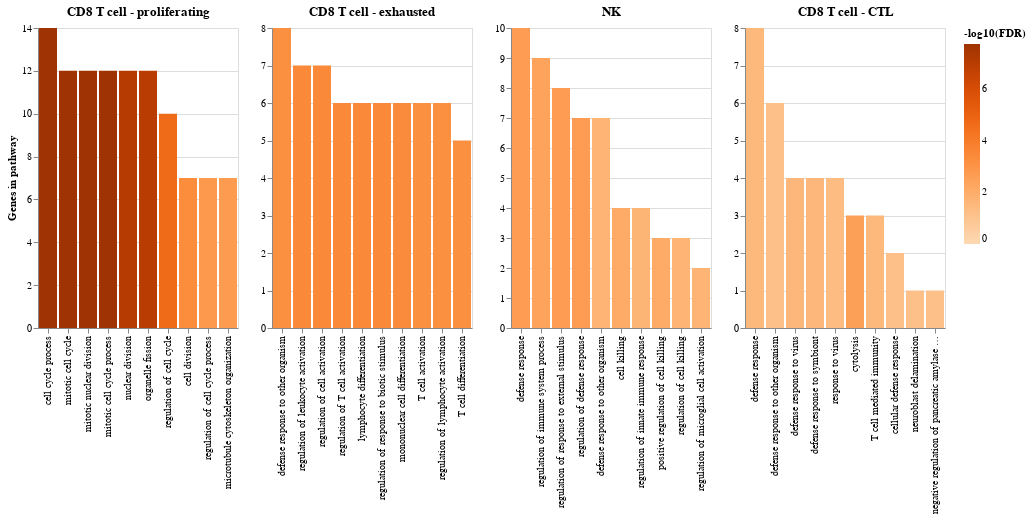

Notebook code cell kept with this figure:
### Code cell
order = ['CD8 T cell - proliferating', 'CD8 T cell - exhausted', 'NK', 'CD8 T cell - CTL']
top_level = None
for i, k in enumerate(order):
    chart = alt.Chart(pathways[k].iloc[:10], title=k)
    chart = chart.mark_bar().encode(
        x=alt.X(f'Name:N', axis=alt.Axis(title=None), sort='-y'),
        y=alt.Y(f'Genes in pathway:Q', scale=alt.Scale(zero=False), axis=alt.Axis(grid=True),
               title='Genes in pathway' if i==0 else ''),
        color=alt.Color(f'-log10(FDR):Q', scale=alt.Scale(zero=True, scheme='oranges')),
    )
    
    if top_level is None:
        top_level = chart
    else:
        top_level = alt.hconcat(top_level, chart)
top_level.resolve_scale(
    y='shared'
)

### Figure 1 — Vega-Lite specification as saved in the notebook (floating-point values rounded to 4 significant figures)
{"config": {"view": {"continuousWidth": 400, "continuousHeight": 300}}, "hconcat": [{"hconcat": [{"hconcat": [{"data": {"name": "data-7dbade57ef0751cf56d430bdb9d47d35"}, "mark": "bar", "encoding": {"color": {"type": "quantitative", "field": "-log10(FDR)", "scale": {"scheme": "oranges", "zero": true}}, "x": {"type": "nominal", "axis": {"title": null}, "field": "Name", "sort": "-y"}, "y": {"type": "quantitative", "axis": {"grid": true}, "field": "Genes in pathway", "scale": {"zero": false}, "title": "Genes in pathway"}}, "title": "CD8 T cell - proliferating"}, {"data": {"name": "data-c6a28a6f39f730934e116048716bc97a"}, "mark": "bar", "encoding": {"color": {"type": "quantitative", "field": "-log10(FDR)", "scale": {"scheme": "oranges", "zero": true}}, "x": {"type": "nominal", "axis": {"title": null}, "field": "Name", "sort": "-y"}, "y": {"type": "quantitative", "axis": {"grid": true}, "field": "Genes in pathway", "scale": {"zero": false}, "title": ""}}, "title": "CD8 T cell - exhausted"}]}, {"data": {"name": "data-e662c2cdfff994ffad8eaa8e63b63d87"}, "mark": "bar", "encoding": {"color": {"type": "quantitative", "field": "-log10(FDR)", "scale": {"scheme": "oranges", "zero": true}}, "x": {"type": "nominal", "axis": {"title": null}, "field": "Name", "sort": "-y"}, "y": {"type": "quantitative", "axis": {"grid": true}, "field": "Genes in pathway", "scale": {"zero": false}, "title": ""}}, "title": "NK"}]}, {"data": {"name": "data-7a7ccfae7c9a5f82896dc5e6252af39b"}, "mark": "bar", "encoding": {"color": {"type": "quantitative", "field": "-log10(FDR)", "scale": {"scheme": "oranges", "zero": true}}, "x": {"type": "nominal", "axis": {"title": null}, "field": "Name", "sort": "-y"}, "y": {"type": "quantitative", "axis": {"grid": true}, "field": "Genes in pathway", "scale": {"zero": false}, "title": ""}}, "title": "CD8 T cell - CTL"}], "resolve": {"scale": {"y": "shared"}}, "$schema": "https://vega.github.io/schema/vega-lite/v4.8.1.json", "datasets": {"data-7dbade57ef0751cf56d430bdb9d47d35": [{"Category": "GO: Biological Process", "ID": "GO:0022402", "Name": "cell cycle process", "Source": " ", "p-value": 1.593e-11, "q-value Bonferroni": 1.959e-08, "q-value FDR B&H": 1.787e-08, "q-value FDR B&Y": 1.375e-07, "Hit Count in Query List": 14, "Hit Count in Genome": 1671, "Hit in Query List": "MKI67,RRM2,TYMS,NUSAP1,CDC123,TUBA1B,PCLAF,HMGB1,RANBP1,MCM7,PSMA2,MAD2L1,STMN1,TUBB", "-log10(FDR)": 7.748, "Genes in pathway": 14}, {"Category": "GO: Biological Process", "ID": "GO:0000278", "Name": "mitotic cell cycle", "Source": " ", "p-value": 5.812e-11, "q-value Bonferroni": 7.148e-08, "q-value FDR B&H": 1.787e-08, "q-value FDR B&Y": 1.375e-07, "Hit Count in Query List": 12, "Hit Count in Genome": 1108, "Hit in Query List": "MKI67,RRM2,TYMS,NUSAP1,TUBA1B,HMGB1,RANBP1,MCM7,PSMA2,MAD2L1,STMN1,TUBB", "-log10(FDR)": 7.748, "Genes in pathway": 12}, {"Category": "GO: Biological Process", "ID": "GO:0140014", "Name": "mitotic nuclear division", "Source": " ", "p-value": 5.812e-11, "q-value Bonferroni": 7.148e-08, "q-value FDR B&H": 1.787e-08, "q-value FDR B&Y": 1.375e-07, "Hit Count in Query List": 12, "Hit Count in Genome": 1108, "Hit in Query List": "MKI67,RRM2,TYMS,NUSAP1,TUBA1B,HMGB1,RANBP1,MCM7,PSMA2,MAD2L1,STMN1,TUBB", "-log10(FDR)": 7.748, "Genes in pathway": 12}, {"Category": "GO: Biological Process", "ID": "GO:1903047", "Name": "mitotic cell cycle process", "Source": " ", "p-value": 5.812e-11, "q-value Bonferroni": 7.148e-08, "q-value FDR B&H": 1.787e-08, "q-value FDR B&Y": 1.375e-07, "Hit Count in Query List": 12, "Hit Count in Genome": 1108, "Hit in Query List": "MKI67,RRM2,TYMS,NUSAP1,TUBA1B,HMGB1,RANBP1,MCM7,PSMA2,MAD2L1,STMN1,TUBB", "-log10(FDR)": 7.748, "Genes in pathway": 12}, {"Category": "GO: Biological Process", "ID": "GO:0000280", "Name": "nuclear division", "Source": " ", "p-value": 3.183e-10, "q-value Bonferroni": 3.915e-07, "q-value FDR B&H": 7.829e-08, "q-value FDR B&Y": 6.023e-07, "Hit Count in Query List": 12, "Hit Count in Genome": 1283, "Hit in Query List": "MKI67,RRM2,TYMS,NUSAP1,TUBA1B,HMGB1,RANBP1,MCM7,PSMA2,MAD2L1,STMN1,TUBB", "-log10(FDR)": 7.106, "Genes in pathway": 12}, {"Category": "GO: Biological Process", "ID": "GO:0048285", "Name": "organelle fission", "Source": " ", "p-value": 5.078e-10, "q-value Bonferroni": 6.246e-07, "q-value FDR B&H": 1.041e-07, "q-value FDR B&Y": 8.008e-07, "Hit Count in Query List": 12, "Hit Count in Genome": 1336, "Hit in Query List": "MKI67,RRM2,TYMS,NUSAP1,TUBA1B,HMGB1,RANBP1,MCM7,PSMA2,MAD2L1,STMN1,TUBB", "-log10(FDR)": 6.983, "Genes in pathway": 12}, {"Category": "GO: Biological Process", "ID": "GO:0051726", "Name": "regulation of cell cycle", "Source": " ", "p-value": 1.291e-07, "q-value Bonferroni": 0.0001588, "q-value FDR B&H": 2.269e-05, "q-value FDR B&Y": 0.0001745, "Hit Count in Query List": 10, "Hit Count in Genome": 1311, "Hit in Query List": "MKI67,RRM2,NUSAP1,CDC123,PCLAF,HMGB1,RANBP1,PSMA2,MAD2L1,TUBB", "-log10(FDR)": 4.644, "Genes in pathway": 10}, {"Category": "GO: Biological Process", "ID": "GO:0051301", "Name": "cell division", "Source": " ", "p-value": 3.147e-06, "q-value Bonferroni": 0.003871, "q-value FDR B&H": 0.0004839, "q-value FDR B&Y": 0.003722, "Hit Count in Query List": 7, "Hit Count in Genome": 704, "Hit in Query List": "NUSAP1,CDC123,TUBA1B,HMGB2,MAD2L1,STMN1,TUBB", "-log10(FDR)": 3.315, "Genes in pathway": 7}, {"Category": "GO: Biological Process", "ID": "GO:0010564", "Name": "regulation of cell cycle process", "Source": " ", "p-value": 1.104e-05, "q-value Bonferroni": 0.01358, "q-value FDR B&H": 0.001509, "q-value FDR B&Y": 0.01161, "Hit Count in Query List": 7, "Hit Count in Genome": 852, "Hit in Query List": "MKI67,RRM2,NUSAP1,RANBP1,PSMA2,MAD2L1,TUBB", "-log10(FDR)": 2.821, "Genes in pathway": 7}, {"Category": "GO: Biological Process", "ID": "GO:0000226", "Name": "microtubule cytoskeleton organization", "Source": " ", "p-value": 1.613e-05, "q-value Bonferroni": 0.01984, "q-value FDR B&H": 0.001984, "q-value FDR B&Y": 0.01526, "Hit Count in Query List": 7, "Hit Count in Genome": 903, "Hit in Query List": "NUSAP1,TUBA1B,PCLAF,RANBP1,MAD2L1,STMN1,TUBB", "-log10(FDR)": 2.702, "Genes in pathway": 7}], "data-c6a28a6f39f730934e116048716bc97a": [{"Category": "GO: Biological Process", "ID": "GO:0050863", "Name": "regulation of T cell activation", "Source": " ", "p-value": 3.953e-07, "q-value Bonferroni": 0.0005527, "q-value FDR B&H": 0.0003529, "q-value FDR B&Y": 0.00276, "Hit Count in Query List": 6, "Hit Count in Genome": 373, "Hit in Query List": "IFNG,RASGRP1,PTPN22,VCAM1,LAG3,PRDM1", "-log10(FDR)": 3.452, "Genes in pathway": 6}, {"Category": "GO: Biological Process", "ID": "GO:0002694", "Name": "regulation of leukocyte activation", "Source": " ", "p-value": 6.852e-07, "q-value Bonferroni": 0.0009579, "q-value FDR B&H": 0.0003529, "q-value FDR B&Y": 0.00276, "Hit Count in Query List": 7, "Hit Count in Genome": 680, "Hit in Query List": "IFNG,SYT11,RASGRP1,PTPN22,VCAM1,LAG3,PRDM1", "-log10(FDR)": 3.452, "Genes in pathway": 7}, {"Category": "GO: Biological Process", "ID": "GO:0030098", "Name": "lymphocyte differentiation", "Source": " ", "p-value": 9.082e-07, "q-value Bonferroni": 0.00127, "q-value FDR B&H": 0.0003529, "q-value FDR B&Y": 0.00276, "Hit Count in Query List": 6, "Hit Count in Genome": 430, "Hit in Query List": "IFNG,RASGRP1,PTPN22,VCAM1,LAG3,PRDM1", "-log10(FDR)": 3.452, "Genes in pathway": 6}, {"Category": "GO: Biological Process", "ID": "GO:0050865", "Name": "regulation of cell activation", "Source": " ", "p-value": 1.114e-06, "q-value Bonferroni": 0.001557, "q-value FDR B&H": 0.0003529, "q-value FDR B&Y": 0.00276, "Hit Count in Query List": 7, "Hit Count in Genome": 731, "Hit in Query List": "IFNG,SYT11,RASGRP1,PTPN22,VCAM1,LAG3,PRDM1", "-log10(FDR)": 3.452, "Genes in pathway": 7}, {"Category": "GO: Biological Process", "ID": "GO:0002831", "Name": "regulation of response to biotic stimulus", "Source": " ", "p-value": 1.262e-06, "q-value Bonferroni": 0.001765, "q-value FDR B&H": 0.0003529, "q-value FDR B&Y": 0.00276, "Hit Count in Query List": 6, "Hit Count in Genome": 455, "Hit in Query List": "IFNG,SYT11,RASGRP1,PTPN22,LAG3,PRDM1", "-log10(FDR)": 3.452, "Genes in pathway": 6}, {"Category": "GO: Biological Process", "ID": "GO:1903131", "Name": "mononuclear cell differentiation", "Source": " ", "p-value": 1.851e-06, "q-value Bonferroni": 0.002588, "q-value FDR B&H": 0.0004313, "q-value FDR B&Y": 0.003373, "Hit Count in Query List": 6, "Hit Count in Genome": 486, "Hit in Query List": "IFNG,RASGRP1,PTPN22,VCAM1,LAG3,PRDM1", "-log10(FDR)": 3.365, "Genes in pathway": 6}, {"Category": "GO: Biological Process", "ID": "GO:0098542", "Name": "defense response to other organism", "Source": " ", "p-value": 3.782e-06, "q-value Bonferroni": 0.005288, "q-value FDR B&H": 0.0006567, "q-value FDR B&Y": 0.005136, "Hit Count in Query List": 8, "Hit Count in Genome": 1285, "Hit in Query List": "IFNG,SYT11,RASGRP1,PTPN22,PADI4,VCAM1,LAG3,PRDM1", "-log10(FDR)": 3.183, "Genes in pathway": 8}, {"Category": "GO: Biological Process", "ID": "GO:0030217", "Name": "T cell differentiation", "Source": " ", "p-value": 3.847e-06, "q-value Bonferroni": 0.005378, "q-value FDR B&H": 0.0006567, "q-value FDR B&Y": 0.005136, "Hit Count in Query List": 5, "Hit Count in Genome": 302, "Hit in Query List": "IFNG,RASGRP1,PTPN22,LAG3,PRDM1", "-log10(FDR)": 3.183, "Genes in pathway": 5}, {"Category": "GO: Biological Process", "ID": "GO:0042110", "Name": "T cell activation", "Source": " ", "p-value": 4.466e-06, "q-value Bonferroni": 0.006243, "q-value FDR B&H": 0.0006567, "q-value FDR B&Y": 0.005136, "Hit Count in Query List": 6, "Hit Count in Genome": 566, "Hit in Query List": "IFNG,RASGRP1,PTPN22,VCAM1,LAG3,PRDM1", "-log10(FDR)": 3.183, "Genes in pathway": 6}, {"Category": "GO: Biological Process", "ID": "GO:0051249", "Name": "regulation of lymphocyte activation", "Source": " ", "p-value": 4.698e-06, "q-value Bonferroni": 0.006567, "q-value FDR B&H": 0.0006567, "q-value FDR B&Y": 0.005136, "Hit Count in Query List": 6, "Hit Count in Genome": 571, "Hit in Query List": "IFNG,RASGRP1,PTPN22,VCAM1,LAG3,PRDM1", "-log10(FDR)": 3.183, "Genes in pathway": 6}], "data-e662c2cdfff994ffad8eaa8e63b63d87": [{"Category": "GO: Biological Process", "ID": "GO:0006952", "Name": "defense response", "Source": " ", "p-value": 4.741e-06, "q-value Bonferroni": 0.004239, "q-value FDR B&H": 0.002133, "q-value FDR B&Y": 0.01573, "Hit Count in Query List": 10, "Hit Count in Genome": 1935, "Hit in Query List": "AKNA,SUMO1,PRF1,KLRD1,SPON2,GNLY,CST7,ATM,NCR3,TXK", "-log10(FDR)": 2.671, "Genes in pathway": 10}, {"Category": "GO: Biological Process", "ID": "GO:0031347", "Name": "regulation of defense response", "Source": " ", "p-value": 5.639e-06, "q-value Bonferroni": 0.005041, "q-value FDR B&H": 0.002133, "q-value FDR B&Y": 0.01573, "Hit Count in Query List": 7, "Hit Count in Genome": 769, "Hit in Query List": "AKNA,SUMO1,KLRD1,CST7,ATM,NCR3,TXK", "-log10(FDR)": 2.671, "Genes in pathway": 7}, {"Category": "GO: Biological Process", "ID": "GO:0032101", "Name": "regulation of response to external stimulus", "Source": " ", "p-value": 7.157e-06, "q-value Bonferroni": 0.006399, "q-value FDR B&H": 0.002133, "q-value FDR B&Y": 0.01573, "Hit Count in Query List": 8, "Hit Count in Genome": 1147, "Hit in Query List": "AKNA,HOPX,SUMO1,KLRD1,CST7,ATM,NCR3,TXK", "-log10(FDR)": 2.671, "Genes in pathway": 8}, {"Category": "GO: Biological Process", "ID": "GO:0002682", "Name": "regulation of immune system process", "Source": " ", "p-value": 1.835e-05, "q-value Bonferroni": 0.01641, "q-value FDR B&H": 0.004102, "q-value FDR B&Y": 0.03024, "Hit Count in Query List": 9, "Hit Count in Genome": 1747, "Hit in Query List": "SUMO1,KLRD1,SPON2,CST7,KLRF1,CD247,ATM,NCR3,TXK", "-log10(FDR)": 2.387, "Genes in pathway": 9}, {"Category": "GO: Biological Process", "ID": "GO:0031343", "Name": "positive regulation of cell killing", "Source": " ", "p-value": 4.73e-05, "q-value Bonferroni": 0.04229, "q-value FDR B&H": 0.008297, "q-value FDR B&Y": 0.06118, "Hit Count in Query List": 3, "Hit Count in Genome": 72, "Hit in Query List": "PRF1,KLRD1,NCR3", "-log10(FDR)": 2.081, "Genes in pathway": 3}, {"Category": "GO: Biological Process", "ID": "GO:0001906", "Name": "cell killing", "Source": " ", "p-value": 5.568e-05, "q-value Bonferroni": 0.04978, "q-value FDR B&H": 0.008297, "q-value FDR B&Y": 0.06118, "Hit Count in Query List": 4, "Hit Count in Genome": 218, "Hit in Query List": "PRF1,KLRD1,GNLY,NCR3", "-log10(FDR)": 2.081, "Genes in pathway": 4}, {"Category": "GO: Biological Process", "ID": "GO:0098542", "Name": "defense response to other organism", "Source": " ", "p-value": 0.0001535, "q-value Bonferroni": 0.1372, "q-value FDR B&H": 0.01918, "q-value FDR B&Y": 0.1415, "Hit Count in Query List": 7, "Hit Count in Genome": 1285, "Hit in Query List": "SUMO1,PRF1,KLRD1,SPON2,GNLY,NCR3,TXK", "-log10(FDR)": 1.717, "Genes in pathway": 7}, {"Category": "GO: Biological Process", "ID": "GO:0031341", "Name": "regulation of cell killing", "Source": " ", "p-value": 0.0001809, "q-value Bonferroni": 0.1618, "q-value FDR B&H": 0.01918, "q-value FDR B&Y": 0.1415, "Hit Count in Query List": 3, "Hit Count in Genome": 113, "Hit in Query List": "PRF1,KLRD1,NCR3", "-log10(FDR)": 1.717, "Genes in pathway": 3}, {"Category": "GO: Biological Process", "ID": "GO:1903978", "Name": "regulation of microglial cell activation", "Source": " ", "p-value": 0.0001931, "q-value Bonferroni": 0.1727, "q-value FDR B&H": 0.01918, "q-value FDR B&Y": 0.1415, "Hit Count in Query List": 2, "Hit Count in Genome": 21, "Hit in Query List": "CST7,ATM", "-log10(FDR)": 1.717, "Genes in pathway": 2}, {"Category": "GO: Biological Process", "ID": "GO:0045088", "Name": "regulation of innate immune response", "Source": " ", "p-value": 0.0002749, "q-value Bonferroni": 0.2457, "q-value FDR B&H": 0.02049, "q-value FDR B&Y": 0.1511, "Hit Count in Query List": 4, "Hit Count in Genome": 330, "Hit in Query List": "SUMO1,KLRD1,NCR3,TXK", "-log10(FDR)": 1.688, "Genes in pathway": 4}], "data-7a7ccfae7c9a5f82896dc5e6252af39b": [{"Category": "GO: Biological Process", "ID": "GO:0019835", "Name": "cytolysis", "Source": " ", "p-value": 5.793e-06, "q-value Bonferroni": 0.002908, "q-value FDR B&H": 0.002908, "q-value FDR B&Y": 0.01976, "Hit Count in Query List": 3, "Hit Count in Genome": 36, "Hit in Query List": "PRF1,GZMH,GZMM", "-log10(FDR)": 2.536, "Genes in pathway": 3}, {"Category": "GO: Biological Process", "ID": "GO:0051607", "Name": "defense response to virus", "Source": " ", "p-value": 0.000159, "q-value Bonferroni": 0.07983, "q-value FDR B&H": 0.02661, "q-value FDR B&Y": 0.1809, "Hit Count in Query List": 4, "Hit Count in Genome": 286, "Hit in Query List": "PRF1,SPON2,ILF3,CD8A", "-log10(FDR)": 1.575, "Genes in pathway": 4}, {"Category": "GO: Biological Process", "ID": "GO:0140546", "Name": "defense response to symbiont", "Source": " ", "p-value": 0.000159, "q-value Bonferroni": 0.07983, "q-value FDR B&H": 0.02661, "q-value FDR B&Y": 0.1809, "Hit Count in Query List": 4, "Hit Count in Genome": 286, "Hit in Query List": "PRF1,SPON2,ILF3,CD8A", "-log10(FDR)": 1.575, "Genes in pathway": 4}, {"Category": "GO: Biological Process", "ID": "GO:0002456", "Name": "T cell mediated immunity", "Source": " ", "p-value": 0.0002925, "q-value Bonferroni": 0.1468, "q-value FDR B&H": 0.03063, "q-value FDR B&Y": 0.2082, "Hit Count in Query List": 3, "Hit Count in Genome": 133, "Hit in Query List": "PRF1,GZMM,CD8A", "-log10(FDR)": 1.514, "Genes in pathway": 3}, {"Category": "GO: Biological Process", "ID": "GO:0006952", "Name": "defense response", "Source": " ", "p-value": 0.0003051, "q-value Bonferroni": 0.1532, "q-value FDR B&H": 0.03063, "q-value FDR B&Y": 0.2082, "Hit Count in Query List": 8, "Hit Count in Genome": 1935, "Hit in Query List": "AKNA,KLRG1,PRF1,SPON2,CST7,ILF3,GZMM,CD8A", "-log10(FDR)": 1.514, "Genes in pathway": 8}, {"Category": "GO: Biological Process", "ID": "GO:0009615", "Name": "response to virus", "Source": " ", "p-value": 0.000493, "q-value Bonferroni": 0.2475, "q-value FDR B&H": 0.04125, "q-value FDR B&Y": 0.2803, "Hit Count in Query List": 4, "Hit Count in Genome": 385, "Hit in Query List": "PRF1,SPON2,ILF3,CD8A", "-log10(FDR)": 1.385, "Genes in pathway": 4}, {"Category": "GO: Biological Process", "ID": "GO:0060234", "Name": "neuroblast delamination", "Source": " ", "p-value": 0.0009904, "q-value Bonferroni": 0.4972, "q-value FDR B&H": 0.06215, "q-value FDR B&Y": 0.4224, "Hit Count in Query List": 1, "Hit Count in Genome": 1, "Hit in Query List": "AKNA", "-log10(FDR)": 1.207, "Genes in pathway": 1}, {"Category": "GO: Biological Process", "ID": "GO:1902277", "Name": "negative regulation of pancreatic amylase secretion", "Source": " ", "p-value": 0.0009904, "q-value Bonferroni": 0.4972, "q-value FDR B&H": 0.06215, "q-value FDR B&Y": 0.4224, "Hit Count in Query List": 1, "Hit Count in Genome": 1, "Hit in Query List": "MADD", "-log10(FDR)": 1.207, "Genes in pathway": 1}, {"Category": "GO: Biological Process", "ID": "GO:0098542", "Name": "defense response to other organism", "Source": " ", "p-value": 0.001166, "q-value Bonferroni": 0.5855, "q-value FDR B&H": 0.06506, "q-value FDR B&Y": 0.4422, "Hit Count in Query List": 6, "Hit Count in Genome": 1285, "Hit in Query List": "KLRG1,PRF1,SPON2,ILF3,GZMM,CD8A", "-log10(FDR)": 1.187, "Genes in pathway": 6}, {"Category": "GO: Biological Process", "ID": "GO:0006968", "Name": "cellular defense response", "Source": " ", "p-value": 0.001487, "q-value Bonferroni": 0.7466, "q-value FDR B&H": 0.0662, "q-value FDR B&Y": 0.4499, "Hit Count in Query List": 2, "Hit Count in Genome": 58, "Hit in Query List": "KLRG1,PRF1", "-log10(FDR)": 1.179, "Genes in pathway": 2}]}}
